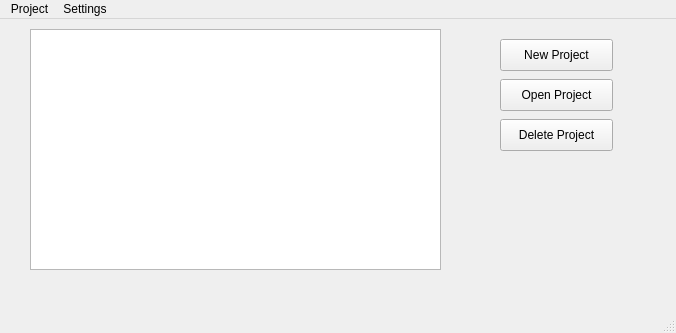
<?xml version="1.0" encoding="UTF-8"?>
<ui version="4.0">
 <class>MainWindow</class>
 <widget class="QMainWindow" name="MainWindow">
  <property name="geometry">
   <rect>
    <x>0</x>
    <y>0</y>
    <width>676</width>
    <height>333</height>
   </rect>
  </property>
  <property name="windowTitle">
   <string>MainWindow</string>
  </property>
  <widget class="QWidget" name="centralwidget">
   <widget class="QListWidget" name="projectListWidget">
    <property name="geometry">
     <rect>
      <x>30</x>
      <y>10</y>
      <width>411</width>
      <height>241</height>
     </rect>
    </property>
   </widget>
   <widget class="QPushButton" name="newProjectBtn">
    <property name="geometry">
     <rect>
      <x>500</x>
      <y>20</y>
      <width>113</width>
      <height>32</height>
     </rect>
    </property>
    <property name="text">
     <string>New Project</string>
    </property>
   </widget>
   <widget class="QPushButton" name="openProjectBtn">
    <property name="geometry">
     <rect>
      <x>500</x>
      <y>60</y>
      <width>113</width>
      <height>32</height>
     </rect>
    </property>
    <property name="text">
     <string>Open Project</string>
    </property>
   </widget>
   <widget class="QPushButton" name="deleteProjectBtn">
    <property name="geometry">
     <rect>
      <x>500</x>
      <y>100</y>
      <width>113</width>
      <height>32</height>
     </rect>
    </property>
    <property name="text">
     <string>Delete Project</string>
    </property>
   </widget>
  </widget>
  <widget class="QMenuBar" name="menubar">
   <property name="geometry">
    <rect>
     <x>0</x>
     <y>0</y>
     <width>676</width>
     <height>21</height>
    </rect>
   </property>
   <widget class="QMenu" name="menuProject">
    <property name="title">
     <string>Settings</string>
    </property>
    <addaction name="actionDevice_Setting"/>
   </widget>
   <widget class="QMenu" name="menuProject_2">
    <property name="title">
     <string>Project</string>
    </property>
   </widget>
   <addaction name="menuProject_2"/>
   <addaction name="menuProject"/>
  </widget>
  <widget class="QStatusBar" name="statusbar"/>
  <action name="actionDevice_Setting">
   <property name="text">
    <string>Device Setting</string>
   </property>
  </action>
 </widget>
 <resources/>
 <connections/>
</ui>
